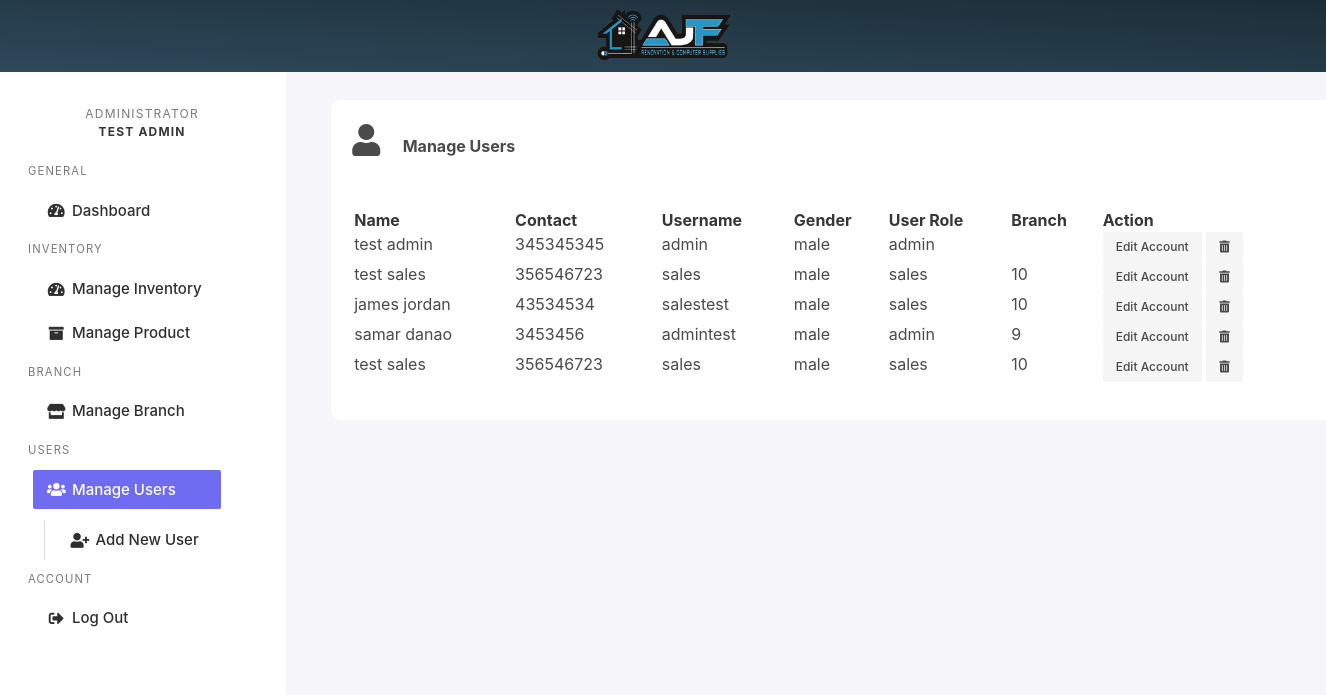
Before: /webpages/adminportal/adminportal-users.php (signed in) with the older database file.
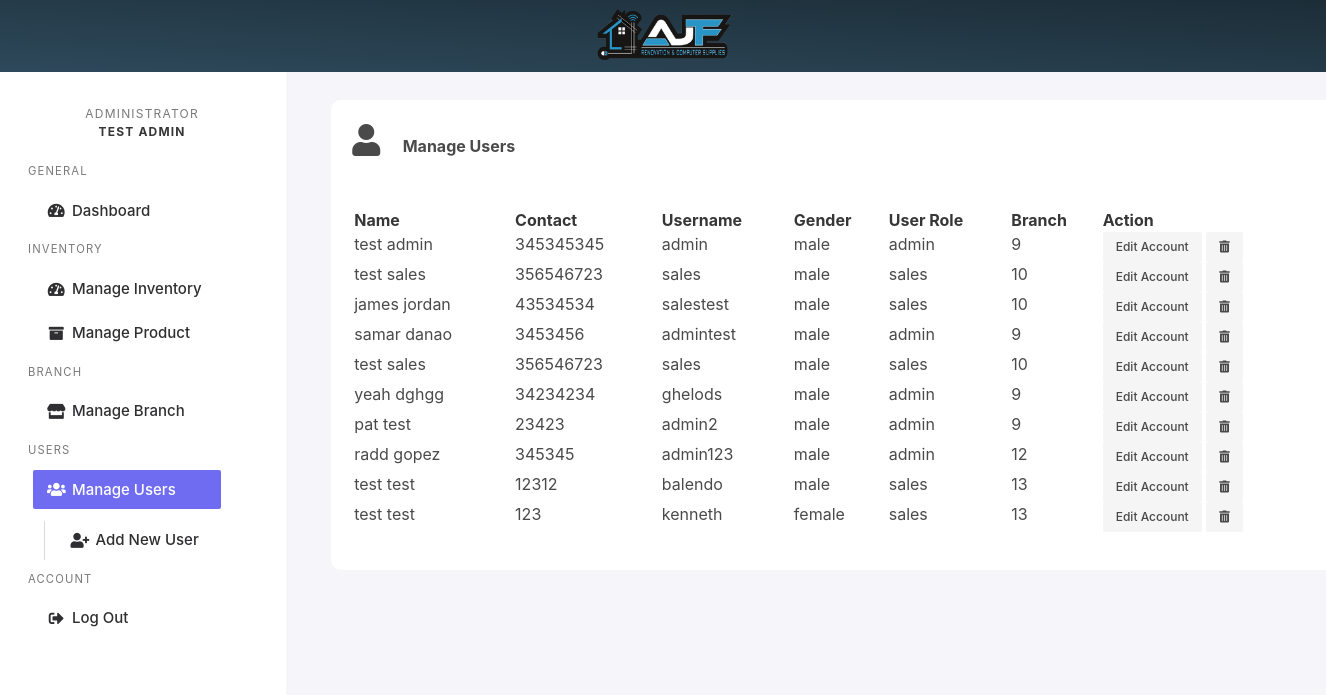
After: the same page with the newer database file.
### tables this page shows
CREATE TABLE `tbl_users` (
  `userid` int(11) NOT NULL,
  `username` varchar(256) NOT NULL,
  `userpassword` varchar(256) NOT NULL,
  `datecreated` int(11) NOT NULL,
  `contacts` int(20) NOT NULL,
  `usertype` varchar(256) NOT NULL,
  `branchid` int(10) DEFAULT NULL,
  `firstname` varchar(256) NOT NULL,
  `lastname` varchar(256) NOT NULL,
  `gender` varchar(6) NOT NULL
);

### webpages/adminportal/adminportal-users.php (the view, shortened to what this page needs)
<?php
include "header.php";
$user_query = ("SELECT * FROM `tbl_users`");
$data = mysqli_query($conn, $user_query);
?>
<div class="columns">
    <div id="sidenavcustom" class="column is-narrow navigationbar">
        <?php include "sidenavigation.php" ?>
    </div>
    <div class="column is-10">
        <div class="rows card is-shadowless animate__animated animate__fadeInDown">
            <div class="row is-full">
                <div class="columns">
                <div class="column">
                    <div style="margin-bottom:50px;">
                        <span class="icon">
                            <i class="fas fa-user fa-2x"></i>
                        </span>
                        <span class="portal-font">Manage Users</span></div>
                    <div class="column">
                        <table class="display" cellspacing="0" width="100%">
                            <thead>
                                <tr>
                                    <th>Name</th>
                                    <th>Contact</th>
                                    <th>Username</th>
                                    <th>Gender</th>
                                    <th>User Role</th>
                                    <th>Branch</th>
                                    <th>Action</th>
                                </tr>
                            </thead>
                            <tbody>
                                <?php while ($row = mysqli_fetch_assoc($data)) { ?>
                                <tr>
                                    <td><?php echo ($row["firstname"] . " " .  $row["lastname"]) ?></td>
                                    <td><?php echo $row["contacts"]; ?></td>
                                    <td><?php echo $row["username"]; ?></td>
                                    <td><?php echo $row["gender"]; ?></td>
                                    <td><?php echo $row["usertype"]; ?></td>
                                    <td><?php echo $row["branchid"]; ?></td>
                                    <td>
                                        <a href='adminportal-users-edituser.php?userid=<?php echo $row["jobid"]; ?>' class="button is-light is-small">
                                            Edit Account
                                        </a>
                                        <a onclick=confirmDelete(<?php echo $row["jobid"]; ?>) class="button is-light is-small">
                                            <i class="fas fa-trash-alt"></i>
                                        </a>
                                    </td>
                                </tr>
                                <?php } ?>
                            </tbody>
                        </table>
                    </div>
                </div>
            </div>
        </div>
    </div>
</div>
</body>
</html>

### webpages/adminportal/header.php (shortened to what this page needs)
<!DOCTYPE html>
<html lang="en">
<head>
    <?php include "../headlinks.php" ?>
</head>
<body>
    <nav class="navbar" role="navigation" aria-label="main navigation" >
    <?php include "topnavigation.php" ?>
    </nav>

### webpages/headlinks.php (shortened to what this page needs)
<?php if (basename($_SERVER['PHP_SELF']) == 'index.php') { ?>
<link rel="stylesheet" href="../api/bulma.min.css">
<link rel="stylesheet" href="../style/styles.css">
<link rel="stylesheet" href="../api/all.css">
<link rel="stylesheet" href="../api/jquery.dataTables.min.css">
<link rel="stylesheet" href="../api/dataTables.bulma.css" />
<link rel="stylesheet" href="../api/bulma-divider.min.css">
<link rel="stylesheet" href="../api/animate.min.css">
<?php } else {  ?>
<link rel="stylesheet" href="../../api/bulma.min.css">
<link rel="stylesheet" href="../../style/styles.css">
<link rel="stylesheet" href="../../api/all.css">
<link rel="stylesheet" href="../../api/jquery.dataTables.min.css">
<link rel="stylesheet" href="../../api/dataTables.bulma.css" />
<link rel="stylesheet" href="../../api/bulma-divider.min.css">
<link rel="stylesheet" href="../../api/animate.min.css">
<?php } ?>
<link rel="stylesheet" href="https://pro.fontawesome.com/releases/v5.10.0/css/all.css"/>

### webpages/adminportal/topnavigation.php (shortened to what this page needs)
<div class="navbar-brand">
    <a href="http://localhost/pos/webpages/hrportal/hrportal-dashboard.php">
        <img id="ajficon" src="../../assets//icon.PNG" width=150 alt="AJF ICON">
    </a>
</div>

### webpages/adminportal/sidenavigation.php (shortened to what this page needs)
<?php
$url = basename($_SERVER['PHP_SELF']);
?>
<aside id="sidenav" class="menu animate__animated animate__fadeIn__faster">
    <div id="navbarBasicExample" class="navbar-menu is-shadowless" style="background-color: white;">
        <div id="list-type">
            <p class="menu-label employee-identification">
                <?php if($_SESSION['usertype'] == "admin") { echo "Administrator"; } else { echo "error account"; } ?> </br>
                <strong><?php echo $_SESSION['name'] . " " . $_SESSION['lastname'] ?></strong>
            </p>
            <div class="list-view">
                <p class="menu-label"> general</p>
                <ul class="menu-list">
                    <li>
                        <?php sidenav($url, "adminportal-dashboard.php", "Dashboard", "fa-tachometer-alt")?>
                    </li>
                </ul>
                <p class="menu-label"> Inventory</p>
                <ul class="menu-list">
                    <li>
                    </li>
                </ul>
                <ul class="menu-list">
                    <li>
                            </li>
                        </ul>
                <p class="menu-label"> Branch </p>
                <ul class="menu-list">
                    <li>
                            </li>
                        </ul>
                <p class="menu-label"> Users </p>
                <ul class="menu-list">
                    <li>
                        <?php sidenav($url, "adminportal-users.php", "Manage Users", "fa-users");
                        if ($url == 'adminportal-users.php' || $url == 'adminportal-users-adduser.php' || $url == 'adminportal-users-edituser.php') { ?>
                        <ul>
                            <li>
                            <?php sidenav($url, "adminportal-users-adduser.php", "Add New User", "fa-user-plus"); } ?>
                            </li>
                        </ul>
                    </li>
                </ul>
                <p class="menu-label"> Account </p>
                <ul class="menu-list">
                    <li style="list-style-type:none;">
                        <a id="logout" class="selection">
                            <span class="icon-text ">
                                <span class="icon">
                                    <i class="fas fa-sign-out-alt"></i>
                                </span>
                                <span>Log Out</span>
                            </span>
                        </a>
                    </li>
                </ul>
            </div>
        </div>
    </div>
</aside>
<?php
function sidenav($relative, $directory, $navname , $icon) {
    if ($relative == $directory) { $activebox = "activebox disabled"; $selection = "activebox-font-color"; } else { $activebox = "selection";}
    echo "<a class='$activebox'";
    echo "href='$directory'>";
    echo "<span class='icon-text $selection'>";
    echo "<span class='icon'><i class='fas $icon'></i></span>";
    echo "<span>$navname</span>";
    echo "</span>";
    echo "</a>";
}
?>

### style/styles.css (style rules this page uses)
html { font-family: 'Inter', sans-serif; }
* { font-family: 'Inter', sans-serif; }
html, body, .hrportal-dashboard { width: 100%; height: 100%; background-color: #F6F5F9; }
.card { border-radius: 10px; }
li { list-style-type:none; }
nav { background-image: linear-gradient(to right top, #2e495b, #294252, #253b49, #203440, #1c2d38); }
.navbar .navbar-brand { margin: auto; }
.column { padding:0; }
.columns { height:100%; }
.button { background-color: #34495E; color: #f5f5f5; font-weight: 500; }
.activebox { background-color: #706CF1; border-radius: 5px; }
.rows { display: flex; flex-direction: column; margin:40px 50px 50px 35px; }
.row { margin:40px 50px 50px 35px; }
.menu-list { margin:5px; }
#sidenavcustom { margin:10px; }
.portal-font { font-weight: bold; margin:20px; }
.disabled { pointer-events: none; cursor: default; }
.activebox-font-color { color:white; }
.employee-identification { text-align: center; margin:30px 0em 0em 0em; padding-top: 5px; }
#sidenavcustom { background-color:white; }
.list-view { margin:1.5em 4em 2em 2em; color:white; font-size: 15px; }
#navbarBasicExample #list-type li a { color:#2F2F31; font-weight: 500; }

### api/all.css (style rules this page uses)
.fa, .fas, .far, .fal, .fad, .fab { -moz-osx-font-smoothing: grayscale; -webkit-font-smoothing: antialiased; display: inline-block; font-style: normal; font-variant: normal; text-rendering: auto; line-height: 1; }
.fa-2x { font-size: 2em; }
.fa-archive:before { content: "\f187"; }
.fa-sign-out-alt:before { content: "\f2f5"; }
.fa-store:before { content: "\f54e"; }
.fa-tachometer-alt:before { content: "\f3fd"; }
.fa-trash-alt:before { content: "\f2ed"; }
.fa-user:before { content: "\f007"; }
.fa-user-plus:before { content: "\f234"; }
.fa-users:before { content: "\f0c0"; }

Changed rows visible on the page:
changed tbl_users (number 1 of 10 on the later page): branchid (not shown) → "9"
added tbl_users: firstname "yeah", lastname "dghgg", contacts "34234234", username "ghelods", gender "male", usertype "admin", branchid "9"
added tbl_users: firstname "pat", lastname "test", contacts "23423", username "admin2", gender "male", usertype "admin", branchid "9"
added tbl_users: firstname "radd", lastname "gopez", contacts "345345", username "admin123", gender "male", usertype "admin", branchid "12"
added tbl_users: firstname "test", lastname "test", contacts "12312", username "balendo", gender "male", usertype "sales", branchid "13"
added tbl_users: firstname "test", lastname "test", contacts "123", username "kenneth", gender "female", usertype "sales", branchid "13"
